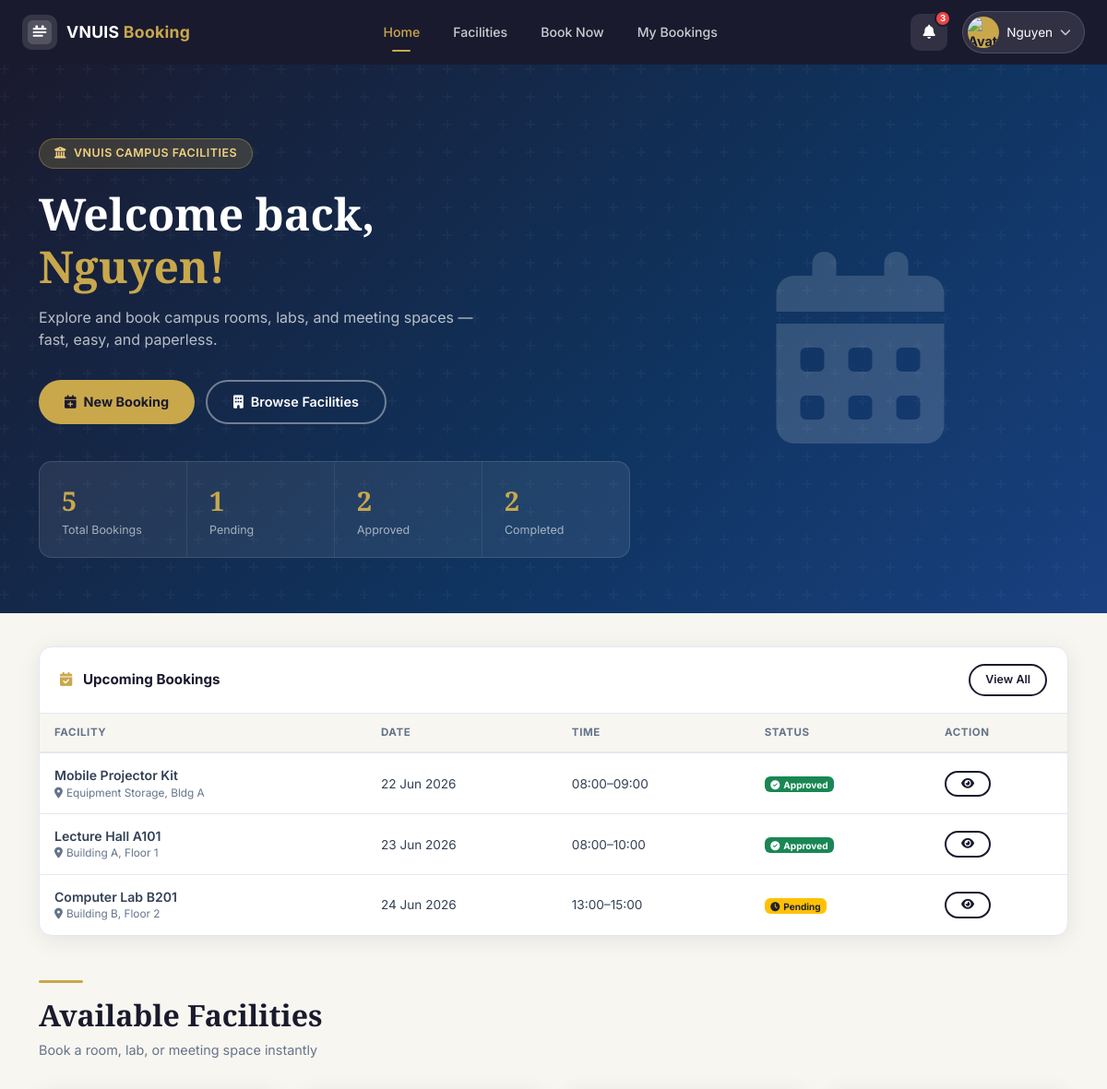
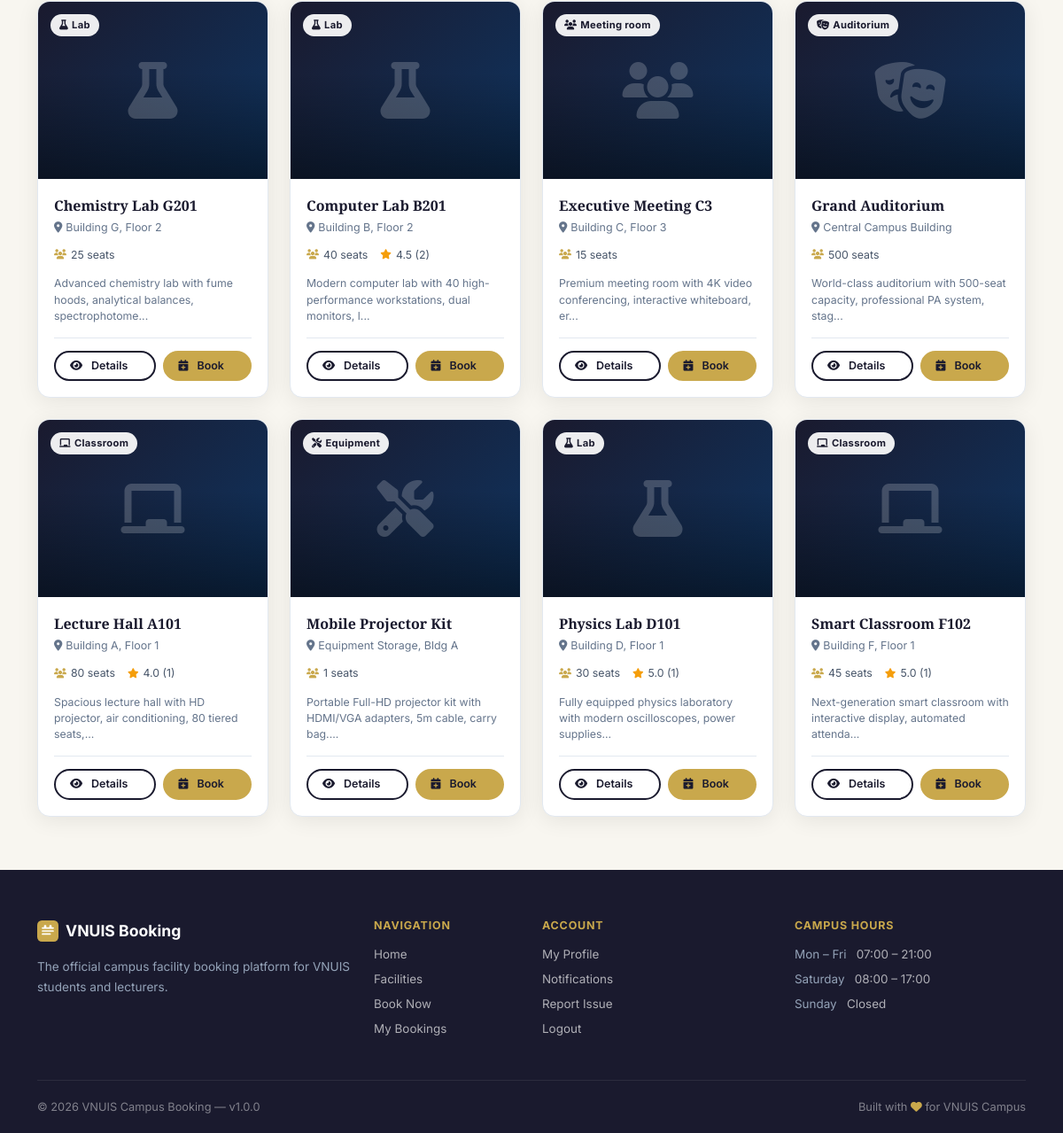
The app's page /views/dashboard/index.php (signed in) with its own data (2 pictures, top to bottom).
### tables this page shows
CREATE TABLE bookings (
    id           INT AUTO_INCREMENT PRIMARY KEY,
    user_id      INT           NOT NULL,
    facility_id  INT           NOT NULL,
    booking_date DATE          NOT NULL,
    start_time   TIME          NOT NULL,
    end_time     TIME          NOT NULL,
    purpose      TEXT          NOT NULL,
    status       ENUM('pending','approved','rejected','cancelled','completed') NOT NULL DEFAULT 'pending',
    created_at   DATETIME      NOT NULL DEFAULT CURRENT_TIMESTAMP,
    updated_at   DATETIME      NULL ON UPDATE CURRENT_TIMESTAMP,
    CONSTRAINT fk_bookings_user     FOREIGN KEY (user_id)     REFERENCES users(id)      ON DELETE CASCADE,
    CONSTRAINT fk_bookings_facility FOREIGN KEY (facility_id) REFERENCES facilities(id) ON DELETE CASCADE
);

CREATE TABLE facilities (
    id            INT AUTO_INCREMENT PRIMARY KEY,
    facility_name VARCHAR(150)  NOT NULL,
    facility_type ENUM('classroom','lab','meeting_room','auditorium','equipment') NOT NULL,
    capacity      INT           NOT NULL DEFAULT 1,
    location      VARCHAR(200)  NOT NULL,
    status        ENUM('available','maintenance','inactive') NOT NULL DEFAULT 'available',
    description   TEXT          NULL,
    image_path    VARCHAR(255)  NULL,
    created_at    DATETIME      NOT NULL DEFAULT CURRENT_TIMESTAMP,
    updated_at    DATETIME      NULL ON UPDATE CURRENT_TIMESTAMP
);

### config/db.php (called while the page is built, shortened)
<?php
function getDB() {
    static $pdo = null;
    if ($pdo === null) {
        try {
            $dsn = "mysql:host=" . DB_HOST . ";dbname=" . DB_NAME . ";charset=" . DB_CHARSET;
            $options = [
                PDO::ATTR_ERRMODE            => PDO::ERRMODE_EXCEPTION,
                PDO::ATTR_DEFAULT_FETCH_MODE => PDO::FETCH_ASSOC,
                PDO::ATTR_EMULATE_PREPARES   => false,
            ];
            $pdo = new PDO($dsn, DB_USER, DB_PASS, $options);
        } catch (PDOException $e) {
            die(json_encode(['error' => 'Database connection failed: ' . $e->getMessage()]));
        }
    }
    return $pdo;
}

### models/Booking.php (called while the page is built, shortened)
<?php
require_once __DIR__ . '/../config/db.php';
class Booking {
    private $pdo;
    public function __construct() {
        $this->pdo = getDB();
    }
    public function getByUser($userId, $status = null) {
        $sql = "SELECT b.*, f.facility_name, f.facility_type, f.location
                FROM bookings b
                JOIN facilities f ON b.facility_id = f.id
                WHERE b.user_id = ?";
        $params = [$userId];
        $sql .= " ORDER BY b.booking_date DESC, b.start_time DESC";
        $stmt = $this->pdo->prepare($sql);
        $stmt->execute($params);
        return $stmt->fetchAll();
    }
    public function getUpcomingByUser($userId, $limit = 5) {
        $stmt = $this->pdo->prepare(
            "SELECT b.*, f.facility_name, f.facility_type, f.location
             FROM bookings b
             JOIN facilities f ON b.facility_id = f.id
             WHERE b.user_id = ? AND b.booking_date >= CURDATE() AND b.status IN ('approved','pending')
             ORDER BY b.booking_date ASC, b.start_time ASC LIMIT ?"
        );
        $stmt->execute([$userId, $limit]);
        return $stmt->fetchAll();
    }
}

### models/Facility.php (called while the page is built, shortened)
<?php
require_once __DIR__ . '/../config/db.php';
class Facility {
    private $pdo;
    public function __construct() {
        $this->pdo = getDB();
    }
    public function getAll($type = null, $status = null) {
        $sql = "SELECT f.*,
                    (SELECT COUNT(*) FROM bookings b WHERE b.facility_id = f.id AND b.status IN ('approved','pending')) AS active_bookings,
                    COALESCE((SELECT AVG(r.rating) FROM reviews r JOIN bookings b ON r.booking_id = b.id WHERE b.facility_id = f.id), 0) AS avg_rating,
                    (SELECT COUNT(*) FROM reviews r JOIN bookings b ON r.booking_id = b.id WHERE b.facility_id = f.id) AS review_count
                FROM facilities f WHERE 1=1";
        $params = [];
        if ($status) {
            $sql .= " AND f.status = ?";
            $params[] = $status;
        }
        $sql .= " ORDER BY f.facility_name ASC";
        $stmt = $this->pdo->prepare($sql);
        $stmt->execute($params);
        return $stmt->fetchAll();
    }
}

### views/dashboard/index.php (the view, shortened to what this page needs)
<?php
require_once __DIR__ . '/../../includes/functions.php';
require_once __DIR__ . '/../../models/Booking.php';
require_once __DIR__ . '/../../models/Facility.php';
$bookingModel  = new Booking();
$facilityModel = new Facility();
$bookingModel->autoComplete();
$userId         = $_SESSION['user_id'];
$myBookings     = $bookingModel->getByUser($userId);
$upcoming       = $bookingModel->getUpcomingByUser($userId, 5);
$totalMine    = count($myBookings);
$pendingMine  = count(array_filter($myBookings, fn($b) => $b['status'] === 'pending'));
$approvedMine = count(array_filter($myBookings, fn($b) => $b['status'] === 'approved'));
$completedMine= count(array_filter($myBookings, fn($b) => $b['status'] === 'completed'));
$availableFacilities = $facilityModel->getAll(null, 'available');
$firstName = sanitize(explode(' ', $_SESSION['full_name'])[0]);
?>
<?php include __DIR__ . '/../../includes/user_header.php'; ?>
<?php include __DIR__ . '/../../includes/user_navbar.php'; ?>
<div class="u-page">
  <section class="u-hero">
    <div class="container">
      <div class="row align-items-center">
        <div class="col-lg-7 u-hero-content" data-aos="fade-up">
          <div class="u-hero-badge">
            <i class="fas fa-university"></i>
            VNUIS Campus Facilities
          </div>
          <h1 class="u-hero-title">
            Welcome back,<br><span><?= $firstName ?>!</span>
          </h1>
          <p class="u-hero-sub">
            Explore and book campus rooms, labs, and meeting spaces — fast, easy, and paperless.
          </p>
          <div class="u-hero-actions">
            <a href="<?= APP_URL ?>/views/bookings/create.php" class="u-btn-gold">
              <i class="fas fa-calendar-plus"></i> New Booking
            </a>
            <a href="<?= APP_URL ?>/views/facilities/index.php" class="u-btn-outline-white">
              <i class="fas fa-building"></i> Browse Facilities
            </a>
          </div>
          <div class="u-hero-stats" data-aos="fade-up" data-aos-delay="100">
            <div class="u-hero-stat">
              <div class="u-hero-stat-val"><?= $totalMine ?></div>
              <div class="u-hero-stat-label">Total Bookings</div>
            </div>
            <div class="u-hero-stat">
              <div class="u-hero-stat-val"><?= $pendingMine ?></div>
              <div class="u-hero-stat-label">Pending</div>
            </div>
            <div class="u-hero-stat">
              <div class="u-hero-stat-val"><?= $approvedMine ?></div>
              <div class="u-hero-stat-label">Approved</div>
            </div>
            <div class="u-hero-stat">
              <div class="u-hero-stat-val"><?= $completedMine ?></div>
              <div class="u-hero-stat-label">Completed</div>
            </div>
          </div>
        </div>
        <div class="col-lg-5 d-none d-lg-flex justify-content-center" data-aos="fade-left" data-aos-delay="200">
          <div style="font-size:13rem;opacity:.15;color:#fff;line-height:1">
            <i class="fas fa-calendar-alt"></i>
          </div>
        </div>
      </div>
    </div>
  </section>
  <div class="u-page-inner">
    <div class="container">
      <div class="row g-4 mb-5">
        <div class="col-12" data-aos="fade-up">
          <div class="u-card">
            <div class="u-card-header">
              <span><i class="fas fa-calendar-check"></i> Upcoming Bookings</span>
              <a href="<?= APP_URL ?>/views/bookings/index.php" class="u-btn u-btn-outline u-btn-sm">View All</a>
            </div>
            <?php if (empty($upcoming)): ?>
            <div class="u-empty">
              <i class="fas fa-calendar-times d-block"></i>
              <h5>No upcoming bookings</h5>
              <p>Ready to reserve a space?</p>
              <a href="<?= APP_URL ?>/views/bookings/create.php" class="u-btn u-btn-gold mt-3">
                <i class="fas fa-plus"></i> Book Now
              </a>
            </div>
            <?php else: ?>
            <div style="overflow-x:auto">
              <table class="u-table">
                <thead><tr>
                  <th>Facility</th><th>Date</th><th>Time</th><th>Status</th><th>Action</th>
                </tr></thead>
                <tbody>
                <?php foreach ($upcoming as $b): ?>
                <tr>
                  <td>
                    <div class="fw-semibold" style="font-size:.88rem"><?= sanitize($b['facility_name']) ?></div>
                    <div style="font-size:.74rem;color:#64748B"><i class="fas fa-map-marker-alt me-1"></i><?= sanitize($b['location']) ?></div>
                  </td>
                  <td style="font-size:.85rem"><?= formatDate($b['booking_date']) ?></td>
                  <td style="font-size:.85rem"><?= formatTime($b['start_time']) ?>–<?= formatTime($b['end_time']) ?></td>
                  <td><?= getStatusBadge($b['status']) ?></td>
                  <td>
                    <a href="<?= APP_URL ?>/views/bookings/view.php?id=<?= $b['id'] ?>" class="u-btn u-btn-outline u-btn-sm">
                      <i class="fas fa-eye"></i>
                    </a>
                  </td>
                </tr>
                <?php endforeach; ?>
                </tbody>
              </table>
            </div>
            <?php endif; ?>
          </div>
        </div>
      </div>
      <div class="mb-2" data-aos="fade-up">
        <div class="u-divider"></div>
        <h2 class="u-section-title">Available Facilities</h2>
        <p class="u-section-sub">Book a room, lab, or meeting space instantly</p>
      </div>
      <?php if (empty($availableFacilities)): ?>
      <div class="u-empty u-card">
        <i class="fas fa-building d-block"></i>
        <h5>No facilities available right now</h5>
      </div>
      <?php else: ?>
      <div class="row g-4">
        <?php foreach (array_slice($availableFacilities, 0, 8) as $i => $f): ?>
        <div class="col-xl-3 col-lg-4 col-md-6" data-aos="fade-up" data-aos-delay="<?= ($i % 4) * 60 ?>">
          <div class="u-facility-card">
            <div class="u-facility-img">
              <div class="u-facility-img-overlay"></div>
              <div class="u-facility-icon-bg"><i class="fas fa-<?= getFacilityIcon($f['facility_type']) ?>"></i></div>
              <span class="u-facility-type-chip">
                <i class="fas fa-<?= getFacilityIcon($f['facility_type']) ?>"></i>
                <?= ucfirst(str_replace('_',' ',$f['facility_type'])) ?>
              </span>
            </div>
            <div class="u-facility-body">
              <div class="u-facility-name"><?= sanitize($f['facility_name']) ?></div>
              <div class="u-facility-location"><i class="fas fa-map-marker-alt"></i><?= sanitize($f['location']) ?></div>
              <div class="u-facility-meta">
                <div class="u-facility-meta-item"><i class="fas fa-users"></i><?= $f['capacity'] ?> seats</div>
                <?php if ($f['avg_rating'] > 0): ?>
                <div class="u-facility-meta-item">
                  <i class="fas fa-star" style="color:#F59E0B"></i>
                  <?= number_format($f['avg_rating'],1) ?> (<?= $f['review_count'] ?>)
                </div>
                <?php endif; ?>
              </div>
              <?php if (!empty($f['description'])): ?>
              <p style="font-size:.77rem;color:#64748B;margin-bottom:14px;line-height:1.5">
                <?= sanitize(truncate($f['description'], 75)) ?>
              </p>
              <?php endif; ?>
              <div class="u-facility-footer">
                <a href="<?= APP_URL ?>/views/facilities/view.php?id=<?= $f['id'] ?>" class="u-btn u-btn-outline u-btn-sm flex-fill text-center">
                  <i class="fas fa-eye me-1"></i>Details
                </a>
                <a href="<?= APP_URL ?>/views/bookings/create.php?facility_id=<?= $f['id'] ?>" class="u-btn u-btn-gold u-btn-sm flex-fill text-center">
                  <i class="fas fa-calendar-plus me-1"></i>Book
                </a>
              </div>
            </div>
          </div>
        </div>
        <?php endforeach; ?>
      </div>
      <?php endif; ?>
    </div>
  </div>
</div>
<?php include __DIR__ . '/../../includes/user_footer.php'; ?>

### includes/functions.php (shortened to what this page needs)
<?php
require_once __DIR__ . '/../config/db.php';
function sanitize($value) {
    return htmlspecialchars(trim((string)$value), ENT_QUOTES, 'UTF-8');
}
function formatDate($date, $format = 'd M Y') {
    $dt = new DateTime($date);
    return $dt->format($format);
}
function formatTime($time) {
    $dt = new DateTime($time);
    return $dt->format('H:i');
}
function getStatusBadge($status) {
    $map = [
        'pending'     => ['bg-warning text-dark', 'clock',       'Pending'],
        'approved'    => ['bg-success',            'check-circle','Approved'],
        'rejected'    => ['bg-danger',             'times-circle','Rejected'],
        'cancelled'   => ['bg-secondary',          'ban',         'Cancelled'],
        'completed'   => ['bg-info',               'flag',        'Completed'],
        'available'   => ['bg-success',            'check',       'Available'],
        'maintenance' => ['bg-warning text-dark',  'tools',       'Maintenance'],
        'inactive'    => ['bg-secondary',          'minus-circle','Inactive'],
        'open'        => ['bg-danger',             'exclamation', 'Open'],
        'in_progress' => ['bg-warning text-dark',  'spinner',     'In Progress'],
        'resolved'    => ['bg-success',            'check',       'Resolved'],
        'good'        => ['bg-success',            'check',       'Good'],
        'damaged'     => ['bg-danger',             'times',       'Damaged'],
        'missing'     => ['bg-secondary',          'question',    'Missing'],
    ];
    $s = strtolower($status);
    if (isset($map[$s])) {
        [$cls, $icon, $label] = $map[$s];
        return '<span class="badge ' . $cls . '"><i class="fas fa-' . $icon . ' me-1"></i>' . $label . '</span>';
    }
    return '<span class="badge bg-secondary">' . sanitize($status) . '</span>';
}
function truncate($text, $length = 100) {
    $text = strip_tags($text);
    return substr($text, 0, $length) . '...';
}
function getFacilityIcon($type) {
    $icons = [
        'classroom'    => 'chalkboard',
        'lab'          => 'flask',
        'meeting_room' => 'users',
        'auditorium'   => 'theater-masks',
        'equipment'    => 'tools',
    ];
    return $icons[$type] ?? 'building';
}

### records on screen
bookings: facility.facility_name "Mobile Projector Kit", facility.location "Equipment Storage, Bldg A", booking_date "22 Jun 2026", start_time "08:00", end_time "09:00", label "Approved"
bookings: facility.facility_name "Lecture Hall A101", facility.location "Building A, Floor 1", booking_date "23 Jun 2026", start_time "08:00", end_time "10:00", label "Approved"
bookings: facility.facility_name "Computer Lab B201", facility.location "Building B, Floor 2", booking_date "24 Jun 2026", start_time "13:00", end_time "15:00", label "Pending"
facilities: facility_type "Lab", facility_name "Chemistry Lab G201", location "Building G, Floor 2", capacity "25", description "Advanced chemistry lab with fume hoods, analytical balances, spectrophotome..."
facilities: facility_type "Lab", facility_name "Computer Lab B201", location "Building B, Floor 2", capacity "40", avg_rating "4.5", review_count "2", description "Modern computer lab with 40 high-performance workstations, dual monitors, l..."
facilities: facility_type "Meeting room", facility_name "Executive Meeting C3", location "Building C, Floor 3", capacity "15", description "Premium meeting room with 4K video conferencing, interactive whiteboard, er..."
facilities: facility_type "Auditorium", facility_name "Grand Auditorium", location "Central Campus Building", capacity "500", description "World-class auditorium with 500-seat capacity, professional PA system, stag..."
facilities: facility_type "Classroom", facility_name "Lecture Hall A101", location "Building A, Floor 1", capacity "80", avg_rating "4.0", review_count "1", description "Spacious lecture hall with HD projector, air conditioning, 80 tiered seats,..."
facilities: facility_type "Equipment", facility_name "Mobile Projector Kit", location "Equipment Storage, Bldg A", capacity "1", description "Portable Full-HD projector kit with HDMI/VGA adapters, 5m cable, carry bag...."
facilities: facility_type "Lab", facility_name "Physics Lab D101", location "Building D, Floor 1", capacity "30", avg_rating "5.0", review_count "1", description "Fully equipped physics laboratory with modern oscilloscopes, power supplies..."
facilities: facility_type "Classroom", facility_name "Smart Classroom F102", location "Building F, Floor 1", capacity "45", avg_rating "5.0", review_count "1", description "Next-generation smart classroom with interactive display, automated attenda..."

### other values on screen
$link['label'] "Home"
$link['label'] "Facilities"
$link['label'] "Book Now"
$link['label'] "My Bookings"
$unreadCount "3"
explode(' ', $_SESSION['full_name'] ?? 'User')[0] "Nguyen"
$firstName "Nguyen"
$totalMine "5"
$pendingMine "1"
$approvedMine "2"
$completedMine "2"
APP_NAME "VNUIS Campus Booking"
APP_VERSION "1.0.0"
